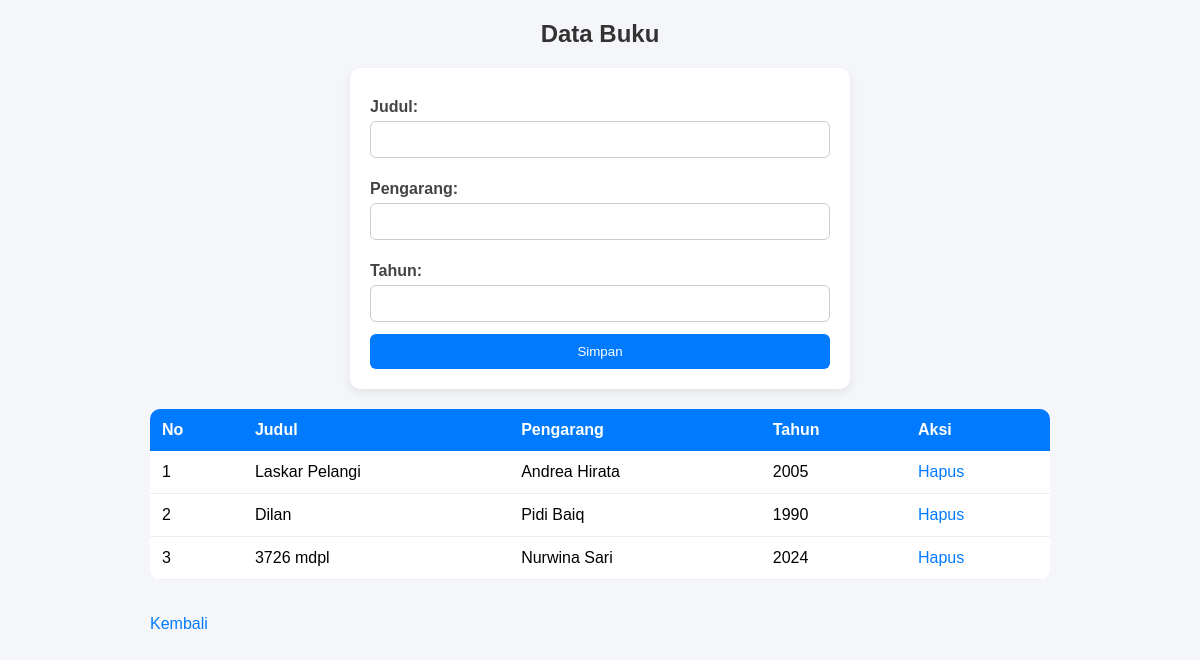
The app's page /buku.php with its own data.
### tables this page shows
CREATE TABLE `buku` (
  `id_buku` int(11) NOT NULL,
  `judul` varchar(100) DEFAULT NULL,
  `pengarang` varchar(100) DEFAULT NULL,
  `tahun` int(11) DEFAULT NULL
);

### buku.php (the view, shortened to what this page needs)
<?php include "koneksi.php"; ?>
<!DOCTYPE html>
<html>
<head>
    <link rel="stylesheet" href="style.css">
</head>
<body>
<div class="container">
    <h2>Data Buku</h2>
    <form action="simpan_buku.php" method="POST">
        <label>Judul:</label>
        <input type="text" name="judul">
        <label>Pengarang:</label>
        <input type="text" name="pengarang">
        <label>Tahun:</label>
        <input type="number" name="tahun">
        <button type="submit">Simpan</button>
    </form>
    <table>
        <tr>
            <th>No</th>
            <th>Judul</th>
            <th>Pengarang</th>
            <th>Tahun</th>
            <th>Aksi</th>
        </tr>
        <?php
        $no = 1;
        $data = mysqli_query($conn, "SELECT * FROM buku");
        while ($d = mysqli_fetch_array($data)) {
        ?>
        <tr>
            <td><?= $no++ ?></td>
            <td><?= $d['judul'] ?></td>
            <td><?= $d['pengarang'] ?></td>
            <td><?= $d['tahun'] ?></td>
            <td><a href="hapus_buku.php?id=<?= $d['id_buku'] ?>">Hapus</a></td>
        </tr>
        <?php } ?>
    </table>
    <a class="btn-kembali" href="index.php">Kembali</a>
</div>
</body>
</html>

### style.css (style rules this page uses)
* { margin: 0; padding: 0; box-sizing: border-box; }
body { font-family: Arial, sans-serif; background: #f4f6f9; padding: 20px; }
.container { max-width: 900px; margin: auto; }
h2 { margin-bottom: 20px; color: #333; text-align: center; }
form { background: #fff; padding: 20px; border-radius: 10px; box-shadow: 0 4px 10px rgba(0, 0, 0, 0.08); max-width: 500px; margin: 0 auto 20px; }
form label { display: block; font-weight: bold; margin-top: 10px; margin-bottom: 5px; color: #444; }
form input, form select { width: 100%; padding: 10px; margin-bottom: 12px; border: 1px solid #ccc; border-radius: 6px; transition: 0.2s; }
button { width: 100%; background: #007bff; color: white; padding: 10px; border: none; border-radius: 6px; cursor: pointer; transition: 0.2s; }
table { width: 100%; border-collapse: collapse; background: #fff; margin: 20px auto; border-radius: 10px; overflow: hidden; }
table th { background: #007bff; color: white; padding: 12px; text-align: left; }
table td { padding: 12px; border-bottom: 1px solid #eee; }
a { color: #007bff; text-decoration: none; }
.btn-kembali { display: inline-block; margin-top: 15px; }

### records on screen
buku: judul "Laskar Pelangi", pengarang "Andrea Hirata", tahun "2005"
buku: judul "Dilan", pengarang "Pidi Baiq", tahun "1990"
buku: judul "3726 mdpl", pengarang "Nurwina Sari", tahun "2024"
